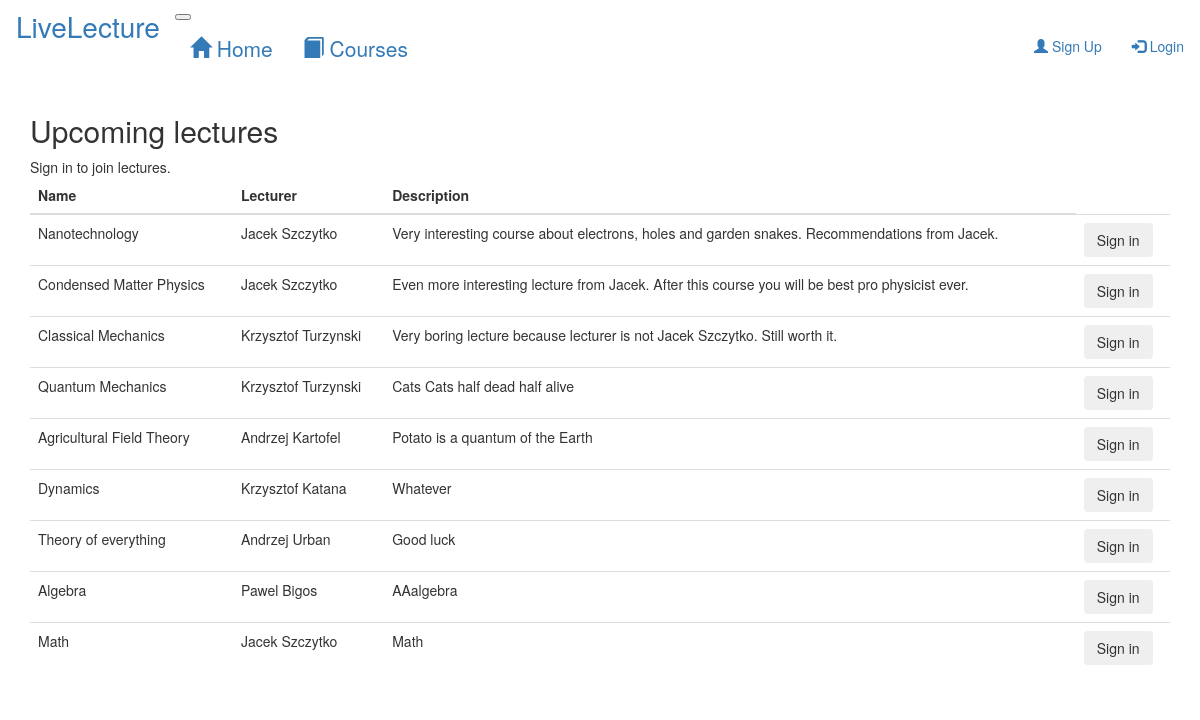
The page / on the database its author committed.
### LiveLecture/models.py (models this page shows, shortened)
class Lecture(models.Model):
    lecturer = models.ForeignKey(User, on_delete=models.CASCADE)
    name = models.CharField(max_length=50, unique=True)
    description = models.CharField(max_length=500)
    max_students = models.IntegerField()
    startTime = models.DateTimeField(default=datetime.now())
    endTime = models.DateTimeField(default=datetime.now())

class User(AbstractUser):
    first_name = models.CharField(max_length=20)
    last_name = models.CharField(max_length=20)
    is_lecturer = models.NullBooleanField()

### LiveLecture/views.py (the view)
# urls.py: path('', views.index, name='index'),
def index(request,listAll=False):
    template = loader.get_template('LiveLecture/upcoming.html')
    if not request.user.is_anonymous:
        print(type(request.user))
        lecture_list =get_user_courses(request.user)
    else:
        lecture_list=None
    signInDisable=False
    if lecture_list is None:
        lecture_list = Lecture.objects.all()
    elif listAll:
        lecture_list=get_user_courses(request.user,True)
    else:
        signInDisable=True
    context = {'lecture_list' : lecture_list,'signInEnable' : signInDisable}
    return render(request, 'LiveLecture/upcoming.html', context)

### LiveLecture/templates/LiveLecture/upcoming.html (shortened to what this page needs)
{% extends 'LiveLecture/base.html' %}
{% block content %}
    {% if request.user.is_authenticated %}
        <h2 class="mt-5">Your lectures</h2>
        <div class="text-black">
            {{ request.user.first_name }}, choose one of your lectures from the list below.
        </div>
    {% else %}
        <h2 class="mt-5">Upcoming lectures</h2>
        <span class="text-black">
                Sign in to join lectures.
            </span>
    {% endif %}
    {% if lecture_list %}
        <table class="table table-hover">
            <thead>
            <th scope="col">Name</th>
            <th scope="col">Lecturer</th>
            <th scope="col">Description</th>
            </thead>
            <tbody>
            {% for lecture in lecture_list %}
                <tr class='clickable-row' data-href="{% url 'LiveLecture:lecture' lecture.pk %}">
                    <td>{{ lecture.name }}</td>
                    <td>{{ lecture.lecturer.first_name }} {{ lecture.lecturer.last_name }}</td>
                    <td>{{ lecture.description }}</td>
                    {% if not signInEnable %}
                    <td><button type="button" class="btn" href="{% url 'LiveLecture:add_subscriptions' lecture.pk %}">Sign in</button></td>
                    {% endif %}
                </tr>
            {% endfor %}
            </tbody>
        </table>
    {% else %}
        <p>No lectures are available.</p>
    {% endif %}
{% endblock %}

### rows shown on the page
Lecture: name "Nanotechnology", lecturer.first_name "Jacek", lecturer.last_name "Szczytko", description "Very interesting course about electrons, holes and garden snakes. Recommendations from Jacek."
Lecture: name "Condensed Matter Physics", lecturer.first_name "Jacek", lecturer.last_name "Szczytko", description "Even more interesting lecture from Jacek. After this course you will be best pro physicist ever."
Lecture: name "Classical Mechanics", lecturer.first_name "Krzysztof", lecturer.last_name "Turzynski", description "Very boring lecture because lecturer is not Jacek Szczytko. Still worth it."
Lecture: name "Quantum Mechanics", lecturer.first_name "Krzysztof", lecturer.last_name "Turzynski", description "Cats Cats half dead half alive"
Lecture: name "Agricultural Field Theory", lecturer.first_name "Andrzej", lecturer.last_name "Kartofel", description "Potato is a quantum of the Earth"
Lecture: name "Dynamics", lecturer.first_name "Krzysztof", lecturer.last_name "Katana", description "Whatever"
Lecture: name "Theory of everything", lecturer.first_name "Andrzej", lecturer.last_name "Urban", description "Good luck"
Lecture: name "Algebra", lecturer.first_name "Pawel", lecturer.last_name "Bigos", description "AAalgebra"
Lecture: name "Math", lecturer.first_name "Jacek", lecturer.last_name "Szczytko", description "Math"
